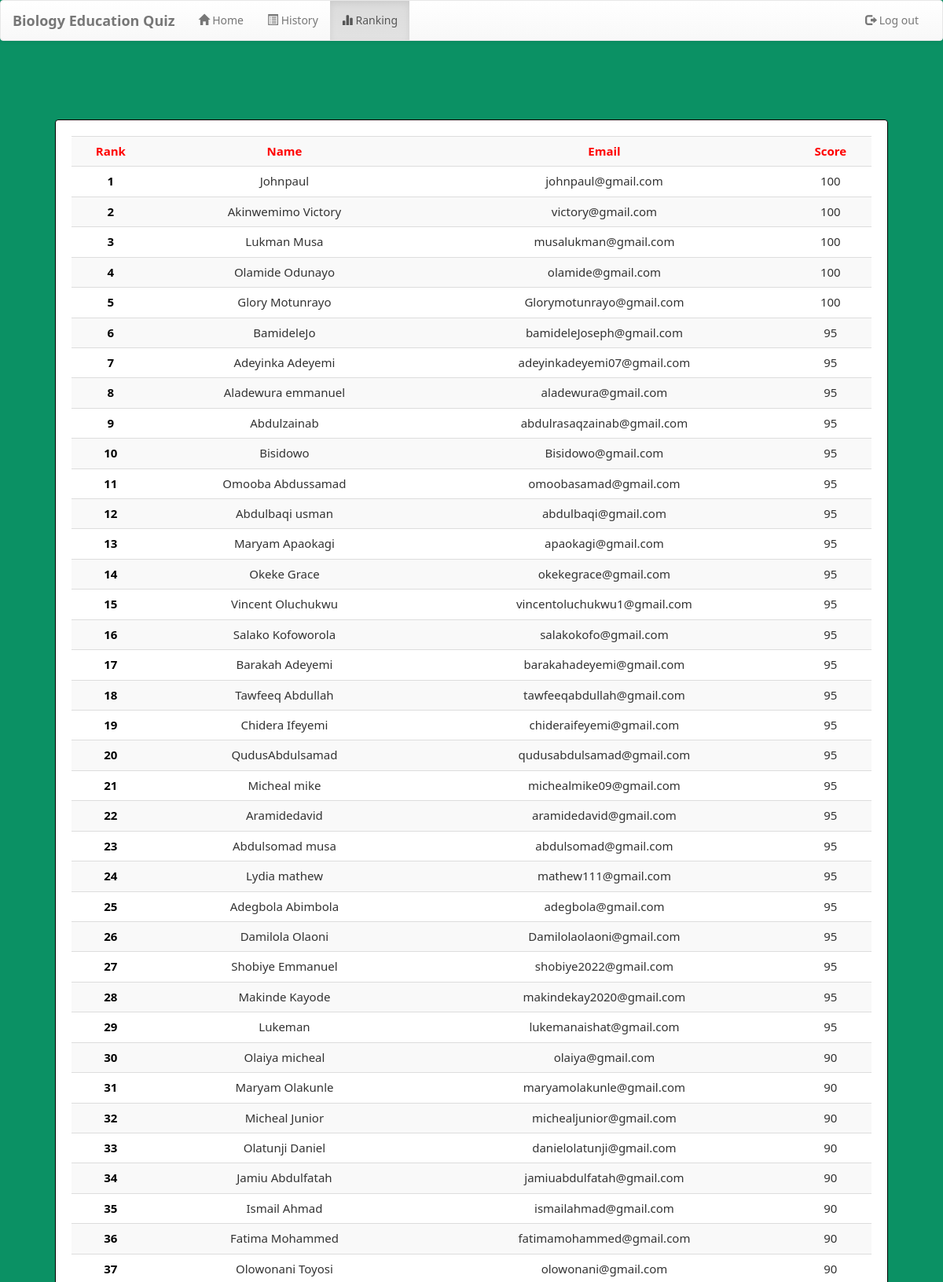
Page /welcome.php?q=3 (signed in, upper part) on the committed database.
### tables this page shows
CREATE TABLE `rank` (
  `email` varchar(50) NOT NULL,
  `score` int(11) NOT NULL,
  `time` timestamp NOT NULL DEFAULT current_timestamp() ON UPDATE current_timestamp()
);

CREATE TABLE `user` (
  `name` varchar(50) NOT NULL,
  `college` varchar(100) NOT NULL,
  `email` varchar(50) NOT NULL,
  `password` varchar(50) NOT NULL
);

### welcome.php (the view, shortened to what this page needs)
<?php
    include_once 'database.php';
    if(!(isset($_SESSION['email'])))
    {
        header("location:login.php");
    }
    else
    {
        $name = $_SESSION['name'];
    }
?>
<!DOCTYPE html>
<html lang="en">
<head>
    <link  rel="stylesheet" href="css/bootstrap.min.css"/>
    <link  rel="stylesheet" href="css/bootstrap-theme.min.css"/>
    <link rel="stylesheet" href="css/welcome.css">
    <link  rel="stylesheet" href="css/font.css">
</head>
<body>
    <nav class="navbar navbar-default title1">
        <div class="container-fluid">
            <div class="navbar-header">
        <a class="navbar-brand" href="#"><b>Biology Education Quiz</b></a>
        </div>
        <div class="collapse navbar-collapse" id="bs-example-navbar-collapse-1">
        <ul class="nav navbar-nav navbar-left">
            <li <?php if(@$_GET['q']==1) echo'class="active"'; ?> ><a href="welcome.php?q=1"><span class="glyphicon glyphicon-home" aria-hidden="true"></span>&nbsp;Home<span class="sr-only">(current)</span></a></li>
            <li <?php if(@$_GET['q']==2) echo'class="active"'; ?>> <a href="welcome.php?q=2"><span class="glyphicon glyphicon-list-alt" aria-hidden="true"></span>&nbsp;History</a></li>
            <li <?php if(@$_GET['q']==3) echo'class="active"'; ?>> <a href="welcome.php?q=3"><span class="glyphicon glyphicon-stats" aria-hidden="true"></span>&nbsp;Ranking</a></li>
        </ul>
        <ul class="nav navbar-nav navbar-right">
        <li <?php echo''; ?> > <a href="logout.php?q=welcome.php"><span class="glyphicon glyphicon-log-out" aria-hidden="true"></span>&nbsp;Log out</a></li>
        </ul>
        </div>
    </div>
    </nav>
    <br><br>
    <div class="container">
        <div class="row">
            <div class="col-md-12">
                <?php
                    if(@$_GET['q']== 3)
                    {
                        $q=mysqli_query($con,"SELECT * FROM rank ORDER BY score DESC " )or die('Error223');
                        echo  '<div class="panel title"><div class="table-responsive">
                        <table class="table table-striped title1" >
                        <tr style="color:red"><td><center><b>Rank</b></center></td>
                            <td><center><b>Name</b></center></td>
                            <td><center><b>Email</b></center></td>
                            <td><center><b>Score</b></center></td>
                        </tr>';
                        $c=0;
                        while($row=mysqli_fetch_array($q) )
                        {
                            $e=$row['email'];
                            $s=$row['score'];
                            $q12=mysqli_query($con,"SELECT * FROM user WHERE email='$e' " )or die('Error231');
                            while($row=mysqli_fetch_array($q12) )
                            {
                                $name=$row['name'];
                            }
                            $c++;
                            echo '<tr><td style="color:black"><center><b>'.$c.'</b></center></td>
                                <td><center>'.$name.'</center></td>
                                <td><center>'.$e.'</center></td>
                                <td><center>'.$s.'</center></td>
                            </tr>';
                        }
                        echo '</table></div></div>';
                    }
                ?>
</body>
</html>

### css/welcome.css (style rules this page uses)
* { box-sizing: border-box; }
body { background-color: #0b9164; margin: 0; font-family: Noto Sans; }
.panel { border-color:rgb(0, 0, 0); margin:40px; padding:20px; font: 15px "Noto Sans"; }

### rows in the picture
rank: user.name "Johnpaul", email "johnpaul@gmail.com", score "100"
rank: user.name "Akinwemimo Victory", email "victory@gmail.com", score "100"
rank: user.name "Lukman Musa", email "musalukman@gmail.com", score "100"
rank: user.name "Olamide Odunayo", email "olamide@gmail.com", score "100"
rank: user.name "Glory Motunrayo", email "Glorymotunrayo@gmail.com", score "100"
rank: user.name "BamideleJo", email "bamideleJoseph@gmail.com", score "95"
rank: user.name "Adeyinka Adeyemi", email "adeyinkadeyemi07@gmail.com", score "95"
rank: user.name "Aladewura emmanuel", email "aladewura@gmail.com", score "95"
rank: user.name "Abdulzainab", email "abdulrasaqzainab@gmail.com", score "95"
rank: user.name "Bisidowo", email "Bisidowo@gmail.com", score "95"
rank: user.name "Omooba Abdussamad", email "omoobasamad@gmail.com", score "95"
rank: user.name "Abdulbaqi usman", email "abdulbaqi@gmail.com", score "95"
rank: user.name "Maryam Apaokagi", email "apaokagi@gmail.com", score "95"
rank: user.name "Okeke Grace", email "okekegrace@gmail.com", score "95"
rank: user.name "Vincent Oluchukwu", email "vincentoluchukwu1@gmail.com", score "95"
rank: user.name "Salako Kofoworola", email "salakokofo@gmail.com", score "95"
rank: user.name "Barakah Adeyemi", email "barakahadeyemi@gmail.com", score "95"
rank: user.name "Tawfeeq Abdullah", email "tawfeeqabdullah@gmail.com", score "95"
rank: user.name "Chidera Ifeyemi", email "chideraifeyemi@gmail.com", score "95"
rank: user.name "QudusAbdulsamad", email "qudusabdulsamad@gmail.com", score "95"
rank: user.name "Micheal mike", email "michealmike09@gmail.com", score "95"
rank: user.name "Aramidedavid", email "aramidedavid@gmail.com", score "95"
rank: user.name "Abdulsomad musa", email "abdulsomad@gmail.com", score "95"
rank: user.name "Lydia mathew", email "mathew111@gmail.com", score "95"
rank: user.name "Adegbola Abimbola", email "adegbola@gmail.com", score "95"
rank: user.name "Damilola Olaoni", email "Damilolaolaoni@gmail.com", score "95"
rank: user.name "Shobiye Emmanuel", email "shobiye2022@gmail.com", score "95"
rank: user.name "Makinde Kayode", email "makindekay2020@gmail.com", score "95"
rank: user.name "Lukeman", email "lukemanaishat@gmail.com", score "95"
rank: user.name "Olaiya micheal", email "olaiya@gmail.com", score "90"
rank: user.name "Maryam Olakunle", email "maryamolakunle@gmail.com", score "90"
rank: user.name "Micheal Junior", email "michealjunior@gmail.com", score "90"
rank: user.name "Olatunji Daniel", email "danielolatunji@gmail.com", score "90"
rank: user.name "Jamiu Abdulfatah", email "jamiuabdulfatah@gmail.com", score "90"
rank: user.name "Ismail Ahmad", email "ismailahmad@gmail.com", score "90"
rank: user.name "Fatima Mohammed", email "fatimamohammed@gmail.com", score "90"
rank: user.name "Olowonani Toyosi", email "olowonani@gmail.com", score "90"
